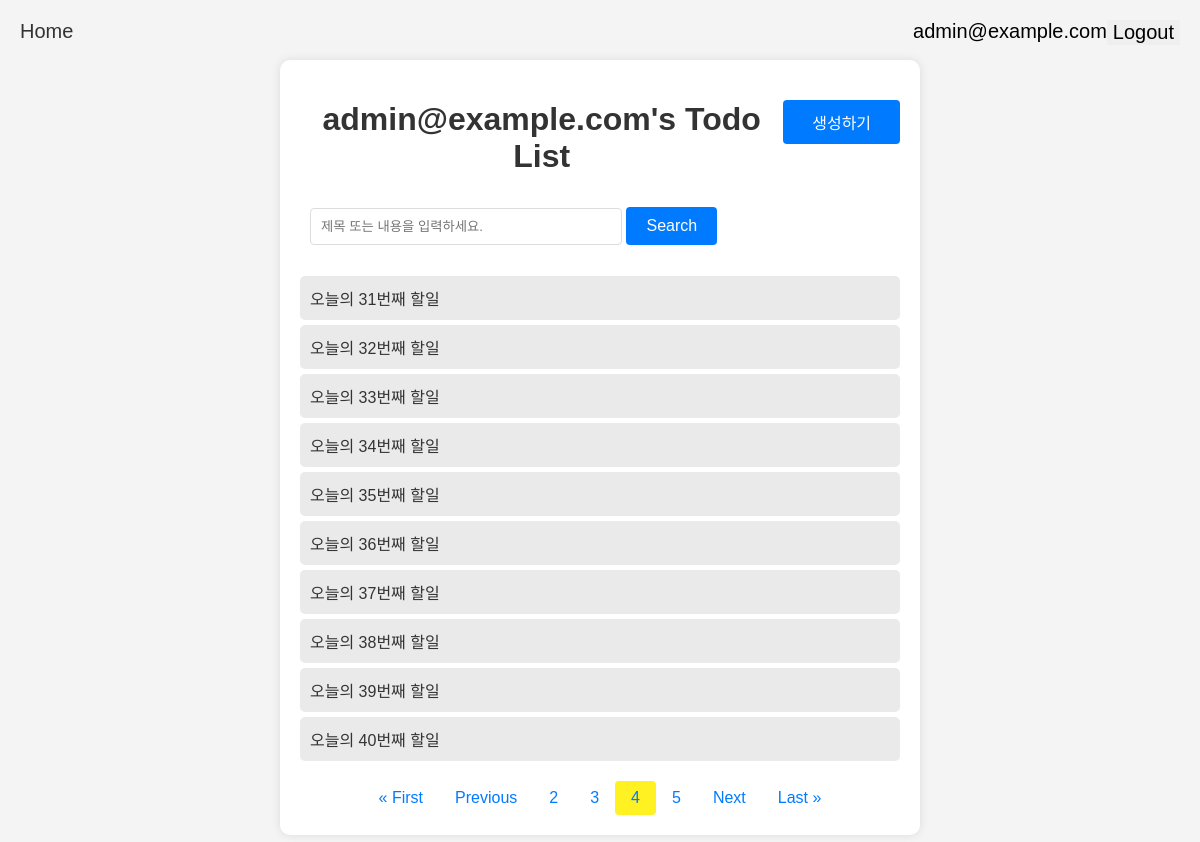
The page /todo/?page=4 (signed in) on the database its author committed.
### todo/models.py (models this page shows, shortened)
class Todo(models.Model):
    user = models.ForeignKey(User, on_delete=models.CASCADE)
    title = models.CharField(max_length=50)
    description = models.TextField()
    start_date = models.DateField()
    end_date = models.DateField()
    is_completed = models.BooleanField(default=False)
    created_at = models.DateTimeField(auto_now_add=True)
    updated_at = models.DateTimeField(auto_now=True)

### todo/views.py (the view)
# urls.py: path('todo/', todo_list, name='todo_list'),
def todo_list(request):
    todo_list = Todo.objects.filter(user=request.user).order_by('created_at')
    q = request.GET.get('q')
    if q:
        todo_list = todo_list.filter(Q(title__icontains=q) | Q(description__icontains=q))
    paginator = Paginator(todo_list, 10)
    page_number = request.GET.get('page')
    page_obj = paginator.get_page(page_number)
    context = {
        'page_obj': page_obj
    }
    return render(request, 'todo_list.html', context)

### templates/todo_list.html (shortened to what this page needs)
{% extends 'base.html' %}
{% block content %}
<!doctype html>
<html lang="en">
<head>
</head>
<body>
    <div class="container" style="margin-top: 15px">
        {% if request.user.is_authenticated %}
        <div style="display: flex; justify-content: space-between">
            <h1>{{ request.user.username }}'s Todo List</h1>
            <button class="create-button" onclick="location.href='{% url 'todo_create' %}'">생성하기</button>
        </div>
        <form method="GET" style="margin: 10px">
            <input type="text" placeholder="제목 또는 내용을 입력하세요." name="q" value="{% if request.GET.q %}{{ request.GET.q }}{% endif %}">
            <button class="search-button">Search</button>
        </form>
        <ul>
            {% for todo in page_obj.object_list %}
                <li><a href="{% url 'todo_info' todo.id %}">{{ todo.title }}</a></li>
            {% endfor %}
        </ul>
        <div class="pagination">
            {% if page_obj.has_previous %}
                <a href="?page=1">&laquo; First</a>
                <a href="?page={{ page_obj.previous_page_number }}">Previous</a>
            {% else %}
                <p>&laquo; First</p>
                <p>Previous</p>
            {% endif %}
            {% for num in page_obj.paginator.page_range %}
                {% if num > page_obj.number|add:-3 and num < page_obj.number|add:3 %}
                    {% if num == page_obj.number %}
                        <span class="active" style="border-radius: 4px; background-color: #fff122">{{ num }}</span>
                    {% else %}
                        <a href="?page={{ num }}">{{ num }}</a>
                    {% endif %}
                {% endif %}
            {% endfor %}
            {% if page_obj.has_next %}
                <a href="?page={{ page_obj.next_page_number }}">Next</a>
                <a href="?page={{ page_obj.paginator.num_pages }}">Last &raquo;</a>
            {% else %}
                <p>Next</p>
                <p>Last &raquo;</p>
            {% endif %}
        </div>
        {% endif %}
    </div>
    {% endblock %}

### templates/base.html (shortened to what this page needs)
<!doctype html>
<html lang="en">
<head>
</head>
<body>
    <nav style="display: flex; justify-content: space-between">
        <div>
            <a style="font-size: 20px" href={% url 'todo_list' %}>Home</a>
        </div>
        {% if request.user.is_authenticated %}
            <div style="text-align: right; font-size: 20px; display: flex; justify-content: space-between">
                {{ request.user.username }}
                <form action="{% url 'logout' %}" method="POST">
                    <button style="border: 0; font-size: 20px; cursor: pointer">Logout</button>
                </form>
            </div>
        {% else %}
            <div style="display: flex; justify-content: right; font-size: 20px;">
                <a href="{% url 'signup' %}" style="margin-right: 10px">SignUp</a>
                <a href="{% url 'login' %}">Login</a>
            </div>
        {% endif %}
    </nav>
    {% block content %}
    {% endblock %}
</body>
</html>

### templates/todo_list.html (style rules this page uses)
body { font-family: Arial, sans-serif; background-color: #f4f4f4; margin: 0; padding: 20px; }
.container { max-width: 600px; margin: auto; background: #fff; padding: 20px; border-radius: 10px; box-shadow: 0 0 10px rgba(0, 0, 0, 0.1); }
h1 { text-align: center; color: #333; }
ul { list-style-type: none; padding: 0; }
li { padding: 10px; margin: 5px 0; background: #eaeaea; border-radius: 5px; transition: background 0.3s; }
a { text-decoration: none; color: #333; }
.create-button { background-color: #007bff; color: white; border: none; margin-top: 20px; padding: 10px 20px; border-radius: 4px; cursor: pointer; width: 20%; height: 20%; font-size: 16px; }
.pagination { display: flex; justify-content: center; margin-top: 20px; }
.pagination a, .pagination span { color: #007bff; padding: 8px 16px; text-decoration: none; transition: background-color .3s; }
input[type="text"] { width: 50%; padding: 10px; border: 1px solid #ddd; border-radius: 4px; margin-bottom: 15px; }
.search-button { background-color: #007bff; color: white; border: none; padding: 10px 20px; border-radius: 4px; cursor: pointer; font-size: 16px; }

### rows shown on the page
Todo: title "오늘의 31번째 할일"
Todo: title "오늘의 32번째 할일"
Todo: title "오늘의 33번째 할일"
Todo: title "오늘의 34번째 할일"
Todo: title "오늘의 35번째 할일"
Todo: title "오늘의 36번째 할일"
Todo: title "오늘의 37번째 할일"
Todo: title "오늘의 38번째 할일"
Todo: title "오늘의 39번째 할일"
Todo: title "오늘의 40번째 할일"

### other values the page prints
{{ request.user.username }} "admin@example.com"
{{ num }} "2" "3" "5"
{{ num }} "4"
